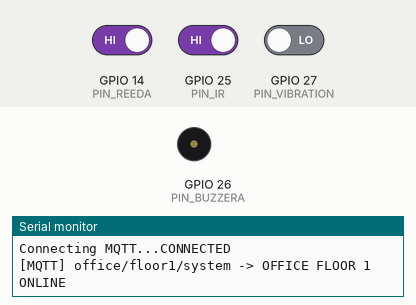
The sketch below on a simulated ESP32. On the bench: buzzer (waves = sounding), the last lines printed to the serial monitor. The test bench sets the inputs (shaded band); at power-on: GPIO 14 (PIN_REEDA) HIGH, GPIO 25 (PIN_IR) HIGH, GPIO 27 (PIN_VIBRATION) LOW. WiFi joins after 1.5 s; servers stay silent unless stated; no MQTT or app messages arrive unless stated.

Above: at 2.7 s.
2.8 s: GPIO 14 (PIN_REEDA) driven LOW
4.3 s: GPIO 14 (PIN_REEDA) driven HIGH
At 5.5 s:
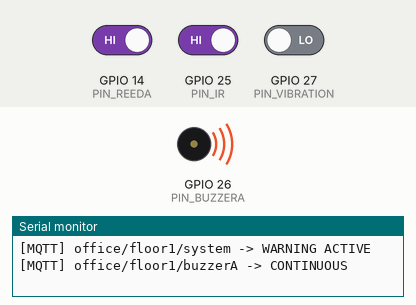
5.8 s: GPIO 25 (PIN_IR) driven LOW
7.3 s: GPIO 27 (PIN_VIBRATION) driven HIGH
8.8 s: GPIO 25 (PIN_IR) driven HIGH
Timing chart, 0 to 11.3 s (numbered marks = the images above; inputs shaded):
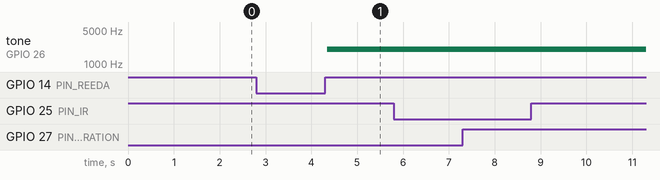

The sketch:

OfficeIOT.ino
```cpp
#include <WiFi.h>
#include <PubSubClient.h>

const char* WIFI_SSID = "what";
const char* WIFI_PASS = "password";
const char* MQTT_SERVER = "broker.emqx.io";
const int MQTT_PORT = 1883;
const char* MQTT_CLIENT = "office_floor1_monitoring";

const char* TOPIC_SYSTEM     = "office/floor1/system";
const char* TOPIC_SECURITY   = "office/floor1/security";
const char* TOPIC_IR         = "office/floor1/IRsensor";
const char* TOPIC_REEDA      = "office/floor1/reedA";
const char* TOPIC_DOOR       = "office/floor1/maindoor";
const char* TOPIC_VIBRATION  = "office/floor1/vibration";
const char* TOPIC_BUZZERA    = "office/floor1/buzzerA";

const int PIN_IR         = 25;
const int PIN_REEDA      = 14;
const int PIN_VIBRATION  = 27;
const int PIN_BUZZERA    = 26;

WiFiClient espClient;
PubSubClient mqtt(espClient);

int lastReedState = LOW;
int currentReedState = LOW;
int lastVibrationState = LOW;
int currentVibrationState = LOW;

bool objectDetected = false;
bool dangerState = false;
bool cooldownMode = false;
bool doorWarningLatched = false;
bool buzzerActive = false;

unsigned long vibrationWindowStart = 0;
unsigned long cooldownStart = 0;
unsigned long lastNotificationTime = 0;

int vibrationCount = 0;

const unsigned long VIBRATION_WINDOW = 5000;
const unsigned long COOLDOWN_DURATION = 10000;
const unsigned long NOTIFICATION_INTERVAL = 20000;

//========================
// WiFi Connection
//========================
void setupWiFi() {

  Serial.println();
  Serial.print("Connecting WiFi : ");
  Serial.println(WIFI_SSID);

  WiFi.begin(WIFI_SSID, WIFI_PASS);

  while (WiFi.status() != WL_CONNECTED) {
    delay(500);
    Serial.print(".");
  }

  Serial.println();
  Serial.println("WiFi Connected");
  Serial.print("IP Address : ");
  Serial.println(WiFi.localIP());
}

//========================
// MQTT Publish
//========================
void publishEvent(const char* topic, const char* message) {

  mqtt.publish(topic, message);

  Serial.print("[MQTT] ");
  Serial.print(topic);
  Serial.print(" -> ");
  Serial.println(message);
}

//========================
// MQTT Reconnect
//========================
void reconnectMQTT() {

  while (!mqtt.connected()) {

    Serial.print("Connecting MQTT...");

    if (mqtt.connect(MQTT_CLIENT)) {

      Serial.println("CONNECTED");

      publishEvent(TOPIC_SYSTEM, "OFFICE FLOOR 1 ONLINE");

    }
    else {

      Serial.println("FAILED");

      delay(3000);

    }
  }
}

//========================
// Alarm ON
//========================
void dangerBuzzer() {

  if (!buzzerActive) {

    tone(PIN_BUZZERA, 2000);

    publishEvent(TOPIC_BUZZERA, "CONTINUOUS");

    buzzerActive = true;
  }
}

//========================
// Alarm OFF
//========================
void buzzerOff() {

  if (!dangerState && !doorWarningLatched) {

    noTone(PIN_BUZZERA);

    if (buzzerActive) {

      publishEvent(TOPIC_BUZZERA, "OFF");

      buzzerActive = false;
    }
  }
}
//====================================================
// IR Motion Sensor
//====================================================
void handleIRSensor() {

  static unsigned long lastIRChange = 0;
  int irState = digitalRead(PIN_IR);

  if (millis() - lastIRChange > 500) {

    if (irState == LOW && !objectDetected) {

      objectDetected = true;
      lastIRChange = millis();

      Serial.println("Object Detected");

      publishEvent(TOPIC_IR, "OBJECT DETECTED");
    }

    else if (irState == HIGH && objectDetected) {

      objectDetected = false;
      lastIRChange = millis();

      Serial.println("No Object");

      publishEvent(TOPIC_IR, "NO OBJECT DETECTED");
    }
  }
}

//====================================================
// Door Reed Switch
//====================================================
void handleReedSensor() {

  currentReedState = digitalRead(PIN_REEDA);

  if (currentReedState != lastReedState) {

    if (currentReedState == HIGH) {

      publishEvent(TOPIC_REEDA, "OPEN");
      publishEvent(TOPIC_DOOR, "OPEN");

      if (objectDetected) {

        Serial.println("Authorized Access");

        publishEvent(TOPIC_SECURITY, "AUTHORIZED ACCESS");

        dangerState = false;
        doorWarningLatched = false;

        buzzerOff();

      }
      else {

        Serial.println("WARNING : Door Open Without Detection");

        doorWarningLatched = true;

        publishEvent(TOPIC_SECURITY, "UNAUTHORIZED ACCESS");
        publishEvent(TOPIC_SYSTEM, "WARNING ACTIVE");

        dangerBuzzer();
      }
    }

    else {

      publishEvent(TOPIC_REEDA, "CLOSED");
      publishEvent(TOPIC_DOOR, "CLOSED");

      Serial.println("Door Closed");

      if (!doorWarningLatched) {

        buzzerOff();
      }
    }

    lastReedState = currentReedState;
  }
}

//====================================================
// Vibration Sensor
//====================================================
void handleVibrationSensor() {

  if (cooldownMode) {

    if (millis() - cooldownStart >= COOLDOWN_DURATION) {

      cooldownMode = false;
      vibrationWindowStart = 0;
      vibrationCount = 0;
      dangerState = false;

      Serial.println("Cooldown Finished");

      publishEvent(TOPIC_SYSTEM, "COOLDOWN FINISHED");

      buzzerOff();
    }

    return;
  }

  currentVibrationState = digitalRead(PIN_VIBRATION);

  if (currentVibrationState == HIGH &&
      lastVibrationState == LOW) {

    unsigned long currentTime = millis();

    if (vibrationWindowStart == 0)
      vibrationWindowStart = currentTime;

    vibrationCount++;

    Serial.print("Vibration Count : ");
    Serial.println(vibrationCount);

    char vibrationMessage[30];
    sprintf(vibrationMessage, "COUNT_%d", vibrationCount);

    publishEvent(TOPIC_VIBRATION, vibrationMessage);

    if ((currentTime - vibrationWindowStart) <= VIBRATION_WINDOW) {

      if (vibrationCount < 8) {

        publishEvent(TOPIC_SYSTEM, "NORMAL VIBRATION");
      }

      if (vibrationCount >= 8 && !dangerState) {

        dangerState = true;

        Serial.println("Danger Vibration");

        publishEvent(TOPIC_SECURITY, "DANGER");
        publishEvent(TOPIC_SYSTEM, "ALARM ACTIVE");

        dangerBuzzer();

        cooldownMode = true;
        cooldownStart = millis();

        publishEvent(TOPIC_SYSTEM, "COOLDOWN ACTIVE");
      }
    }

    else {

      vibrationWindowStart = currentTime;
      vibrationCount = 1;

      if (millis() - lastNotificationTime >= NOTIFICATION_INTERVAL) {

        publishEvent(TOPIC_SYSTEM, "WINDOW RESET");

        lastNotificationTime = millis();
      }
    }
  }

  lastVibrationState = currentVibrationState;
}

//====================================================
// Setup
//====================================================
void setup() {

  Serial.begin(115200);

  pinMode(PIN_IR, INPUT);
  pinMode(PIN_REEDA, INPUT_PULLUP);
  pinMode(PIN_VIBRATION, INPUT);
  pinMode(PIN_BUZZERA, OUTPUT);

  noTone(PIN_BUZZERA);

  setupWiFi();

  mqtt.setServer(MQTT_SERVER, MQTT_PORT);

  Serial.println("==================================");
  Serial.println("WareSafe Office Monitoring");
  Serial.println("Office Floor 1");
  Serial.println("==================================");

  publishEvent(TOPIC_SYSTEM, "NORMAL CONDITION");
  publishEvent(TOPIC_SECURITY, "SYSTEM ACTIVE");

  lastReedState = digitalRead(PIN_REEDA);
  lastVibrationState = digitalRead(PIN_VIBRATION);
}

//====================================================
// Main Loop
//====================================================
void loop() {

  if (!mqtt.connected()) {

    reconnectMQTT();
  }

  mqtt.loop();

  handleIRSensor();

  handleReedSensor();

  handleVibrationSensor();

  delay(50);
}
```

Measured:
- after the input at 4.3 s, tone on GPIO 26 (PIN_BUZZERA): silent → 2000 Hz after 0.05 s
